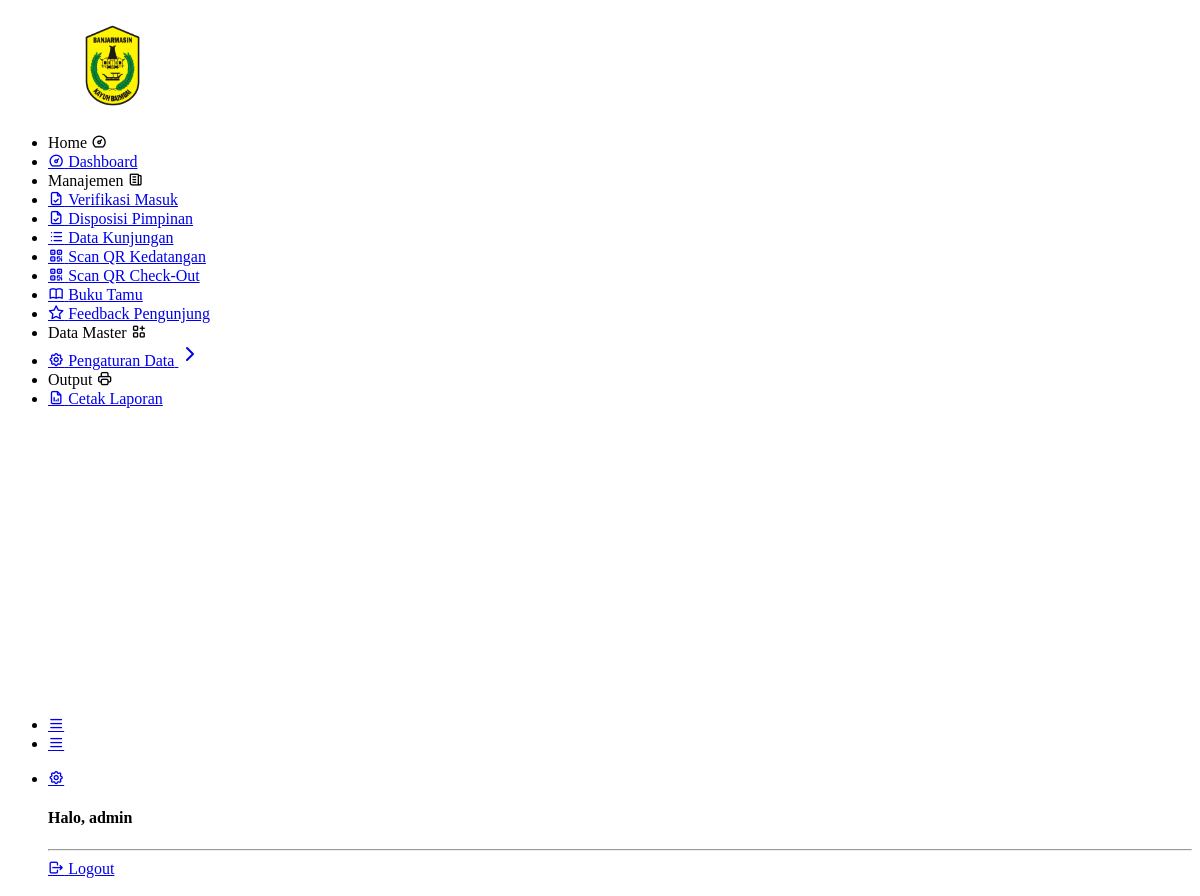
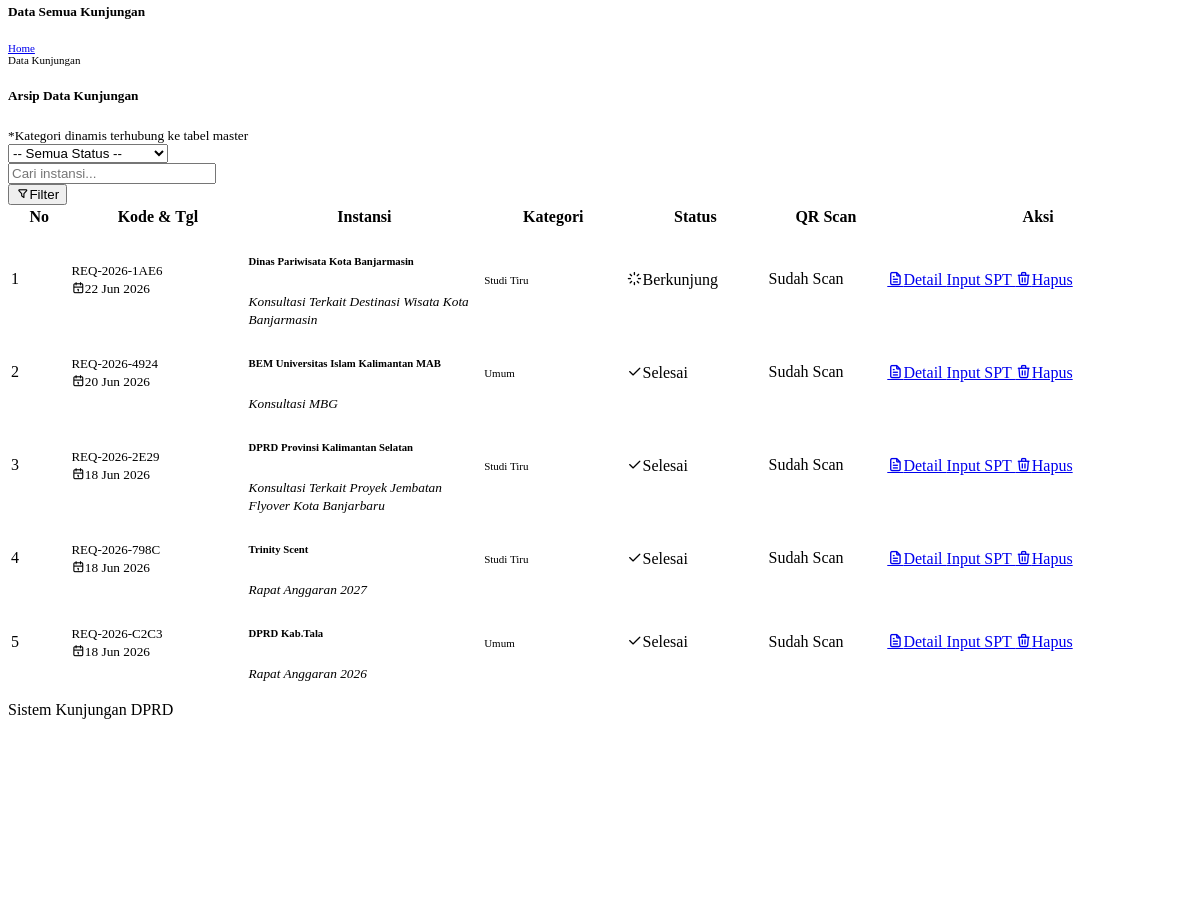
The app's page /admin/data_kunjungan.php (signed in) with its own data (2 pictures, top to bottom).
### tables this page shows
CREATE TABLE `kunjungan` (
  `id_kunjungan` int NOT NULL,
  `kode_booking` varchar(20) DEFAULT NULL,
  `email_pemohon` varchar(100) DEFAULT NULL,
  `no_hp_pemohon` varchar(20) DEFAULT NULL,
  `no_register` varchar(50) DEFAULT NULL,
  `jenis_pendaftaran` enum('online','walk-in') DEFAULT 'online',
  `id_kategori` int DEFAULT NULL,
  `tgl_surat_permohonan` date DEFAULT NULL,
  `tgl_kunjungan` date DEFAULT NULL,
  `waktu_kunjungan` time DEFAULT NULL,
  `nama_instansi_tamu` varchar(150) DEFAULT NULL,
  `alamat_instansi` text,
  `jumlah_peserta_rencana` int DEFAULT NULL,
  `materi_kunjungan` text,
  `file_surat_permohonan` varchar(255) DEFAULT NULL,
  `no_skk` varchar(100) DEFAULT NULL,
  `tgl_skk` date DEFAULT NULL,
  `instansi_pengirim_skk` varchar(150) DEFAULT NULL,
  `perihal_skk` varchar(255) DEFAULT NULL,
  `file_skk` varchar(255) DEFAULT NULL,
  `id_pj` int DEFAULT NULL,
  `id_ruangan` int DEFAULT NULL,
  `id_admin_verif` int DEFAULT NULL,
  `status_kegiatan` enum('pending','dijadwalkan','sedang berkunjung','selesai','batal') DEFAULT 'pending',
  `alasan_pembatalan` text,
  `tgl_pembatalan` datetime DEFAULT NULL,
  `qr_code_data` varchar(500) DEFAULT NULL,
  `qr_code_path` varchar(255) DEFAULT NULL,
  `status_kehadiran` enum('belum','hadir','selesai') DEFAULT 'belum',
  `waktu_scan` timestamp NULL DEFAULT NULL,
  `batas_waktu_kunjungan` datetime DEFAULT NULL,
  `waktu_checkout` timestamp NULL DEFAULT NULL,
  `created_at` timestamp NOT NULL DEFAULT CURRENT_TIMESTAMP
);

### admin/data_kunjungan.php (the view, shortened to what this page needs)
<?php
include 'template/header.php';
include 'template/sidebar.php';
?>
<div class="page-header">
  <div class="page-block">
    <div class="row align-items-center">
      <div class="col-md-12">
        <div class="page-header-title">
          <h5 class="m-b-5">Data Semua Kunjungan</h5>
        </div>
        <ul class="breadcrumb mb-3" style="background:transparent; padding:0; font-size:11px;">
          <li class="breadcrumb-item"><a href="dashboard.php">Home</a></li>
          <li class="breadcrumb-item text-muted">Data Kunjungan</li>
        </ul>
      </div>
    </div>
  </div>
</div>
<div class="row">
  <div class="col-sm-12">
    <div class="card shadow-sm border-dark">
      <div class="card-header bg-dark text-white d-flex justify-content-between align-items-center">
        <h5 class="mb-0 text-white">Arsip Data Kunjungan</h5>
        <small class="text-warning">*Kategori dinamis terhubung ke tabel master</small>
      </div>
      <div class="card-body">
        <form method="GET" action="" class="row g-2 mb-4 align-items-center">
          <div class="col-auto">
            <select name="status" class="form-select border-dark" style="min-width: 160px;">
              <option value="">-- Semua Status --</option>
            </select>
          </div>
          <div class="col-auto">
            <input type="text" name="cari" class="form-control border-dark" placeholder="Cari instansi..." value="<?= isset($_GET['cari']) ? htmlspecialchars($_GET['cari']) : ''; ?>" style="min-width: 200px;">
          </div>
          <div class="col-auto">
            <button type="submit" class="btn btn-dark px-4"><i class="ti ti-filter me-1"></i>Filter</button>
          </div>
        </form>
        <div class="table-responsive">
          <table class="table table-hover table-bordered align-middle" id="tabelKunjungan">
            <thead class="table-dark">
              <tr>
                <th width="5%" class="text-center">No</th>
                <th width="15%">Kode &amp; Tgl</th>
                <th width="20%">Instansi</th>
                <th width="12%">Kategori</th>
                <th width="12%" class="text-center">Status</th>
                <th width="10%" class="text-center">QR Scan</th>
                <th class="text-center" width="26%">Aksi</th>
              </tr>
            </thead>
            <tbody>
              <?php
              $no = 1;
              if (isset($koneksi)) {
                $query = "SELECT kunjungan.*, IFNULL(kategori_kunjungan.nama_kategori, 'Umum') as nama_kategori
                          FROM kunjungan
                          LEFT JOIN kategori_kunjungan ON kunjungan.id_kategori = kategori_kunjungan.id_kategori";
                $query .= " ORDER BY kunjungan.id_kunjungan DESC";
                $result = mysqli_query($koneksi, $query);
                if ($result && mysqli_num_rows($result) > 0) {
                  while ($d = mysqli_fetch_array($result)) {
                    $status = strtolower($d['status_kegiatan'] ?? 'pending');
                    $instansi = $d['nama_instansi_tamu'] ?? 'Instansi Tidak Diketahui';
                    $kategori_text = $d['nama_kategori'];
                    if ($status == 'selesai' || $status == 'sedang berkunjung') {
                      $status_qr_html = '<span class="badge bg-light-success text-success border border-success px-2 py-1">Sudah Scan</span>';
                    } elseif ($status == 'dijadwalkan') {
                      $status_qr_html = '<span class="badge bg-light-warning text-warning border border-warning px-2 py-1">Belum Scan</span>';
                    } else {
                      $status_qr_html = '<small class="text-muted font-italic">Belum Generate</small>';
                    }
                    ?>
                    <tr>
                      <td class="text-center"><?= $no++; ?></td>
                      <td>
                        <span class="fw-bold text-dark font-monospace" style="font-size:13px;"><?= htmlspecialchars($d['kode_booking']); ?></span><br>
                        <small class="text-muted"><i class="ti ti-calendar me-1"></i><?= date('d M Y', strtotime($d['tgl_kunjungan'])); ?></small>
                      </td>
                      <td>
                        <h6 class="mb-0 fw-bold"><?= htmlspecialchars($instansi); ?></h6>
                        <small class="text-muted"><em><?= htmlspecialchars($d['materi_kunjungan'] ?? ''); ?></em></small>
                      </td>
                      <td>
                        <span class="badge bg-light-secondary text-dark border" style="font-size: 11px;"><?= htmlspecialchars($kategori_text); ?></span>
                      </td>
                      <td class="text-center">
                        <?php
                        if ($status == 'pending') {
                            echo '<span class="badge bg-warning">Pending</span>';
                        } elseif ($status == 'dijadwalkan') {
                            echo '<span class="badge bg-primary">Dijadwalkan</span>';
                        } elseif ($status == 'sedang berkunjung') {
                            echo '<span class="badge bg-info text-white"><i class="ti ti-loader rotate-refresh me-1"></i>Berkunjung</span>';
                        } elseif ($status == 'selesai') {
                            echo '<span class="badge bg-success"><i class="ti ti-check me-1"></i>Selesai</span>';
                        } else {
                            echo '<span class="badge bg-danger">Batal</span>';
                        }
                        ?>
                      </td>
                      <td class="text-center"><?= $status_qr_html; ?></td>
                      <td class="text-center">
                        <div class="d-flex gap-1 justify-content-center">
                          <a href="detail_kunjungan.php?id=<?= $d['id_kunjungan']; ?>" class="btn btn-dark btn-sm">
                            <i class="ti ti-file-text me-1"></i>Detail
                          </a>
                          <a href="input_spt.php?id=<?= $d['id_kunjungan']; ?>" class="btn btn-outline-dark btn-sm <?= ($status == 'pending' || $status == 'batal') ? 'disabled opacity-50' : ''; ?>">
                            <i class="ti ti-file-description me-1"></i>Input SPT
                          </a>
                          <a href="data_kunjungan.php?aksi=hapus&id=<?= $d['id_kunjungan']; ?>" class="btn btn-danger btn-sm" onclick="return confirm('Hapus permanen arsip kunjungan ini?')">
                            <i class="ti ti-trash me-1"></i>Hapus
                          </a>
                        </div>
                      </td>
                    </tr>
                    <?php
                  }
                }
              }
              ?>
            </tbody>
          </table>
        </div>
      </div>
    </div>
  </div>
</div>
<?php
include 'template/footer.php';
?>

### admin/data_kunjungan.php (style rules this page uses)
.rotate-refresh { display: inline-block; animation: spin 2s linear infinite; }

### records on screen
kunjungan: kode_booking "REQ-2026-1AE6", tgl_kunjungan "22 Jun 2026", nama_instansi_tamu "Dinas Pariwisata Kota Banjarmasin", materi_kunjungan "Konsultasi Terkait Destinasi Wisata Kota Banjarmasin", kategori_text "Studi Tiru", shows "Berkunjung", shows "Sudah Scan"
kunjungan: kode_booking "REQ-2026-4924", tgl_kunjungan "20 Jun 2026", nama_instansi_tamu "BEM Universitas Islam Kalimantan MAB", materi_kunjungan "Konsultasi MBG", kategori_text "Umum", status_kegiatan "selesai" (drawn)
kunjungan: kode_booking "REQ-2026-2E29", tgl_kunjungan "18 Jun 2026", nama_instansi_tamu "DPRD Provinsi Kalimantan Selatan", materi_kunjungan "Konsultasi Terkait Proyek Jembatan Flyover Kota Banjarbaru", kategori_text "Studi Tiru", status_kegiatan "selesai" (drawn)
kunjungan: kode_booking "REQ-2026-798C", tgl_kunjungan "18 Jun 2026", nama_instansi_tamu "Trinity Scent", materi_kunjungan "Rapat Anggaran 2027", kategori_text "Studi Tiru", status_kegiatan "selesai" (drawn)
kunjungan: kode_booking "REQ-2026-C2C3", tgl_kunjungan "18 Jun 2026", nama_instansi_tamu "DPRD Kab.Tala", materi_kunjungan "Rapat Anggaran 2026", kategori_text "Umum", status_kegiatan "selesai" (drawn)

### other values on screen
$_SESSION['nama'] "admin"
